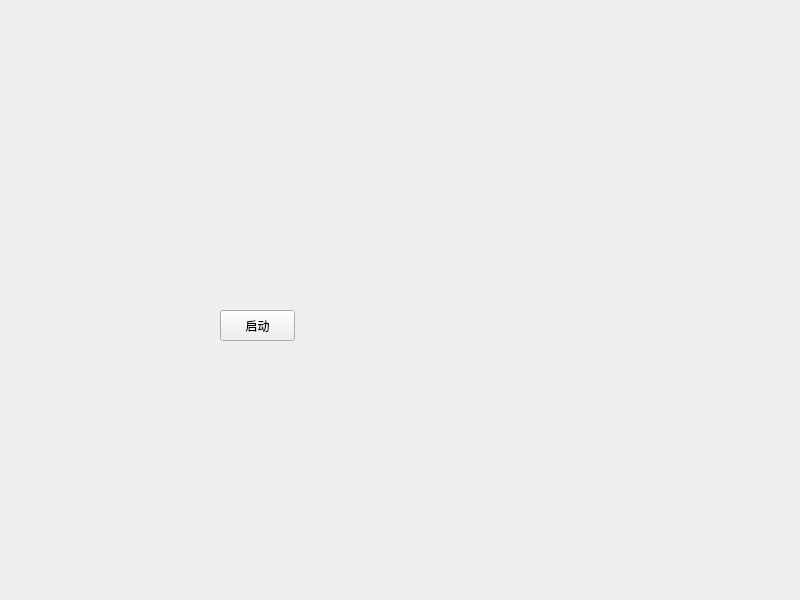
<?xml version="1.0" encoding="UTF-8"?>
<ui version="4.0">
 <class>Widget</class>
 <widget class="QWidget" name="Widget">
  <property name="geometry">
   <rect>
    <x>0</x>
    <y>0</y>
    <width>800</width>
    <height>600</height>
   </rect>
  </property>
  <property name="windowTitle">
   <string>Widget</string>
  </property>
  <widget class="QPushButton" name="pushButton">
   <property name="geometry">
    <rect>
     <x>220</x>
     <y>310</y>
     <width>75</width>
     <height>31</height>
    </rect>
   </property>
   <property name="text">
    <string>启动</string>
   </property>
  </widget>
 </widget>
 <resources/>
 <connections/>
</ui>
